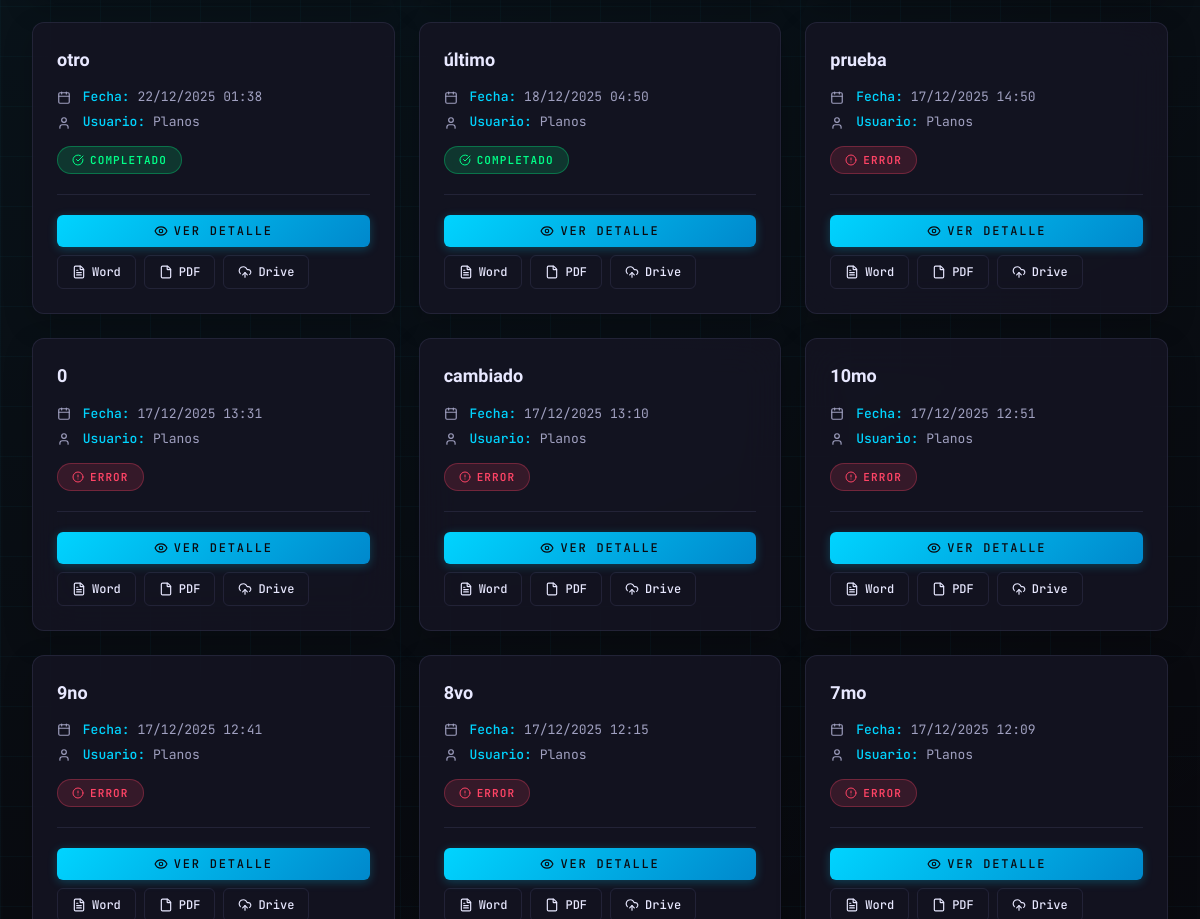
Page /panel/lista/ (signed in, middle part) on the earlier database version.
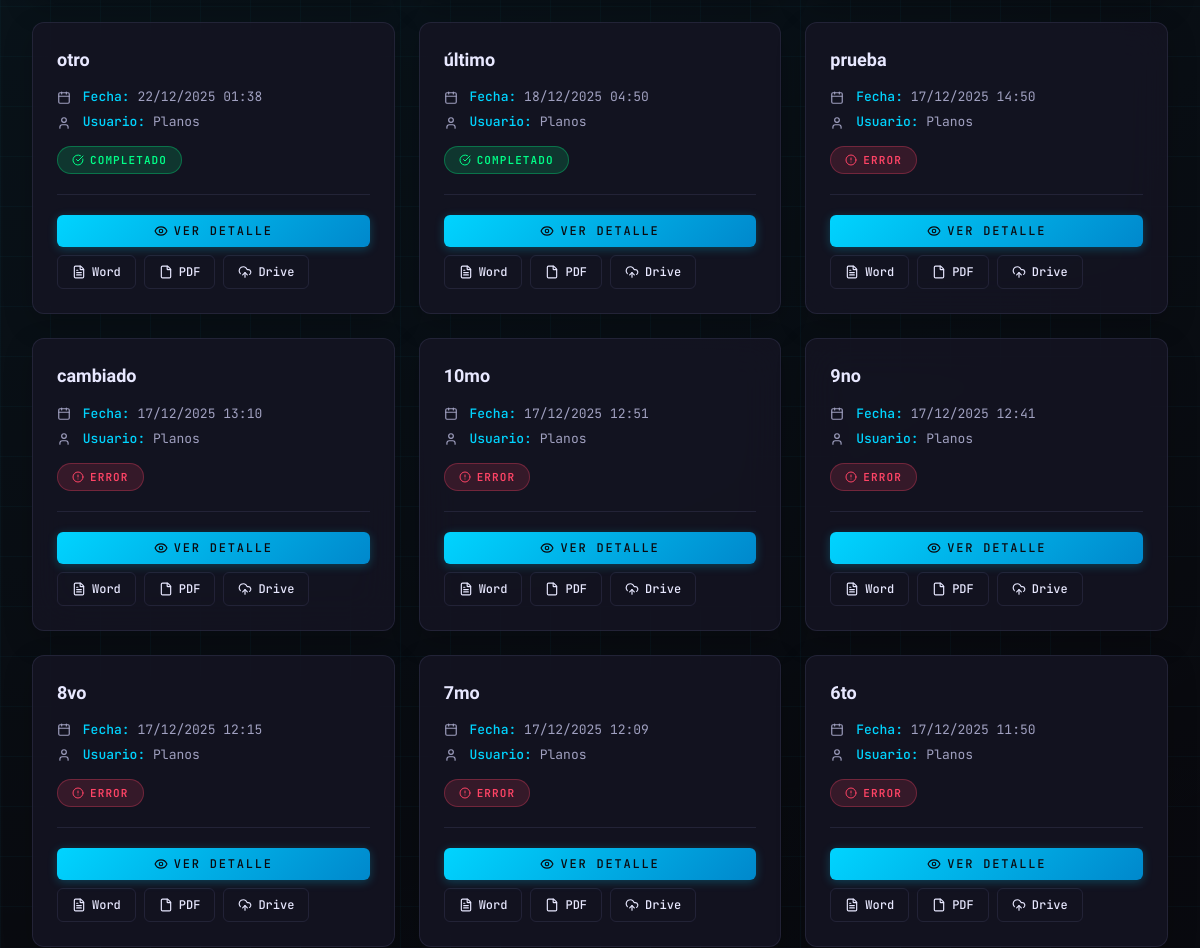
Same page on the later database version.
### planos/models.py (models this page shows, shortened)
class Plano(models.Model):
    ESTADO_CHOICES = [
        ('pendiente', 'Pendiente de Procesamiento'),
        ('procesando', 'Procesando'),
        ('completado', 'Completado'),
        ('error', 'Error'),
    ]
    titulo = models.CharField(max_length=255, help_text="Título descriptivo del plano")
    descripcion = models.TextField(blank=True, null=True, help_text="Descripción adicional")
    archivo_pdf = models.FileField(upload_to='uploads/planos/', help_text="Archivo PDF del plano")
    estado = models.CharField(max_length=20, choices=ESTADO_CHOICES, default='pendiente')
    fecha_carga = models.DateTimeField(auto_now_add=True)
    fecha_actualizacion = models.DateTimeField(auto_now=True)
    usuario = models.ForeignKey(User, on_delete=models.CASCADE, related_name='planos', null=True, blank=True)
    texto_extraido = models.TextField(blank=True, null=True, help_text="Texto extraído del PDF")
    datos_procesados = models.JSONField(blank=True, null=True, help_text="Datos estructurados extraídos")
    memoria_path = models.CharField(max_length=500, blank=True, null=True, help_text="Ruta de la memoria Word generada")
    class Meta:
        verbose_name = 'Plano'
        verbose_name_plural = 'Planos'
        ordering = ['-fecha_carga']

### planos/views.py (the view)
# urls.py: path("panel/lista/", views.lista_planos, name="lista_planos"),
@superuser_required
def lista_planos(request):
    planos = Plano.objects.all().order_by('-fecha_carga')
    return render(request, 'planos/lista_planos.html', {'planos': planos})

### templates/planos/lista_planos.html (shortened to what this page needs)
{% extends "base.html" %}
{% load static %}
{% block extra_css %}
<link rel="stylesheet" href="{% static 'css/lista_planos.css' %}">
{% endblock %}
{% block content %}
<div class="container">
    {% if planos %}
    <div class="planos-grid">
        {% for plano in planos %}
        <div class="plano-card">
            <div class="plano-title">{{ plano.titulo }}</div>
            <div class="plano-info">
                <i data-lucide="calendar" style="width: 14px; height: 14px; display: inline-block; vertical-align: middle; margin-right: 4px;"></i>
                <strong>Fecha:</strong> {{ plano.fecha_carga|date:"d/m/Y H:i" }}
            </div>
            {% if plano.usuario %}
            <div class="plano-info">
                <i data-lucide="user" style="width: 14px; height: 14px; display: inline-block; vertical-align: middle; margin-right: 4px;"></i>
                <strong>Usuario:</strong> {{ plano.usuario.username }}
            </div>
            {% endif %}
            <div>
                <span class="estado-badge estado-{{ plano.estado }}">
                    {% if plano.estado == 'pendiente' %}
                        <i data-lucide="clock" style="width: 12px; height: 12px;"></i> Pendiente
                    {% elif plano.estado == 'procesando' %}
                        <i data-lucide="loader-2" style="width: 12px; height: 12px;"></i> Procesando
                    {% elif plano.estado == 'completado' %}
                        <i data-lucide="check-circle" style="width: 12px; height: 12px;"></i> Completado
                    {% elif plano.estado == 'error' %}
                        <i data-lucide="alert-circle" style="width: 12px; height: 12px;"></i> Error
                    {% endif %}
                </span>
            </div>
            <div class="plano-actions">
                <a href="{% url 'detalle_plano' plano.id %}" class="btn btn-primary">
                    <i data-lucide="eye" style="width: 14px; height: 14px;"></i>
                    Ver Detalle
                </a>
                <a href="{% url 'descargar_memoria' plano.id %}" class="btn btn-secondary">
                    <i data-lucide="file-text" style="width: 14px; height: 14px;"></i>
                    Word
                </a>
                <a href="{% url 'descargar_memoria_pdf' plano.id %}" class="btn btn-secondary">
                    <i data-lucide="file" style="width: 14px; height: 14px;"></i>
                    PDF
                </a>
                <a href="{% url 'subir_memoria_drive' plano.id %}" class="btn btn-secondary">
                    <i data-lucide="cloud-upload" style="width: 14px; height: 14px;"></i>
                    Drive
                </a>
            </div>
        </div>
        {% endfor %}
    </div>
    {% endif %}
</div>
{% endblock %}

### templates/base.html (shortened to what this page needs)
{% load static %}
<!DOCTYPE html>
<html lang="es">
<head>
    <link rel="stylesheet" href="{% static 'css/variables.css' %}">
    <link rel="stylesheet" href="{% static 'css/base.css' %}">
    {% block extra_css %}{% endblock %}
</head>
<body>
    <main class="site-main">
        {% block content %}{% endblock %}
    </main>
</body>
</html>

### static/css/variables.css (style rules this page uses)
:root { --bg-card: #1e1e1e; --bg-primary: #ffffff; --text-primary: #e0e0e0; --text-secondary: #b0b0b0; --text-muted: #888888; --accent-primary: #00d4ff; --accent-secondary: #0099cc; --border-color: #333333; --border-subtle: #444444; --success: #00ff88; --warning: #ffaa00; --error: #ff4466; --font-display: 'Poppins', sans-serif; --font-mono: 'Fira Code', monospace; }

### static/css/base.css (style rules this page uses)
:root { --bg-primary: #0a0a0f; --bg-secondary: #12121a; --bg-card: rgba(20, 20, 35, 0.85); --text-primary: #e8e8ff; --text-secondary: #a0a0c0; --text-muted: #6b6b8a; --accent-primary: #00d4ff; --accent-secondary: #0088cc; --accent-glow: rgba(0, 212, 255, 0.4); --border-color: rgba(0, 212, 255, 0.3); --border-subtle: rgba(100, 100, 150, 0.2); --success: #00ff88; --warning: #ffaa00; --error: #ff4466; --font-mono: 'JetBrains Mono', monospace; --font-display: 'Orbitron', sans-serif; }
* { margin: 0; padding: 0; box-sizing: border-box; }
body { font-family: var(--font-mono); background: var(--bg-primary); color: var(--text-primary); min-height: 100vh; display: flex; flex-direction: column; position: relative; overflow-x: hidden; }
body::before { content: ''; position: fixed; top: 0; left: 0; right: 0; bottom: 0; background-image: linear-gradient(rgba(0, 212, 255, 0.03) 1px, transparent 1px), linear-gradient(90deg, rgba(0, 212, 255, 0.03) 1px, transparent 1px); background-size: 50px 50px; pointer-events: none; z-index: 0; }
body::after { content: ''; position: fixed; top: -50%; left: -50%; width: 200%; height: 200%; background: radial-gradient(circle at 30% 20%, rgba(0, 212, 255, 0.08) 0%, transparent 40%), radial-gradient(circle at 70% 80%, rgba(0, 136, 204, 0.06) 0%, transparent 40%); pointer-events: none; z-index: 0; }
.site-main { position: relative; z-index: 10; flex: 1; padding: 2rem; display: flex; flex-direction: column; align-items: center; }
.btn-primary { width: 100%; padding: 1rem; font-family: var(--font-display); font-size: 0.875rem; font-weight: 600; text-transform: uppercase; letter-spacing: 0.15em; color: var(--bg-primary); background: linear-gradient(135deg, var(--accent-primary), var(--accent-secondary)); border: none; border-radius: 8px; cursor: pointer; position: relative; overflow: hidden; transition: all 0.3s ease; box-shadow: 0 4px 15px rgba(0, 212, 255, 0.3); }
.btn-secondary { padding: 0.75rem 1.5rem; font-family: var(--font-mono); font-size: 0.875rem; font-weight: 500; color: var(--text-primary); background: transparent; border: 1px solid var(--border-color); border-radius: 8px; cursor: pointer; transition: all 0.3s ease; }

Differences in the rows shown:
removed Plano: titulo "0", fecha_carga "17/12/2025 13:31", usuario.username "Planos", estado "error" (drawn)
now on this page (row unchanged): Plano: titulo "6to", fecha_carga "17/12/2025 11:50", usuario.username "Planos", estado "error" (drawn)
